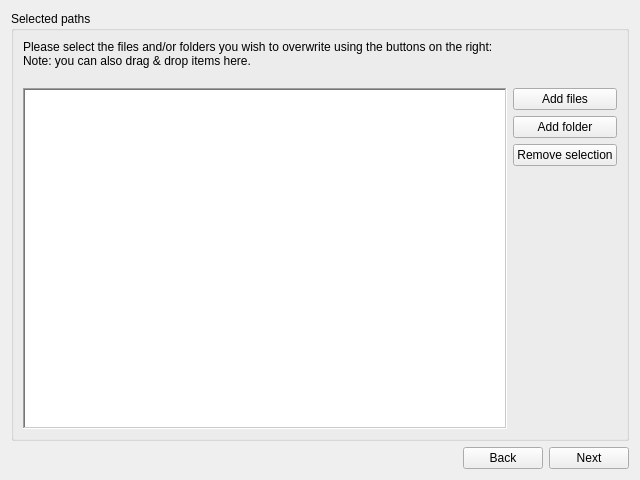
<?xml version="1.0" encoding="UTF-8"?>
<ui version="4.0">
 <class>PathSelectTab</class>
 <widget class="QWidget" name="PathSelectTab">
  <property name="geometry">
   <rect>
    <x>0</x>
    <y>0</y>
    <width>640</width>
    <height>480</height>
   </rect>
  </property>
  <property name="windowTitle">
   <string>Form</string>
  </property>
  <layout class="QGridLayout" name="gridLayout_2">
   <item row="1" column="1">
    <widget class="QPushButton" name="pushButtonBack">
     <property name="text">
      <string>Back</string>
     </property>
    </widget>
   </item>
   <item row="1" column="0">
    <spacer name="horizontalSpacer">
     <property name="orientation">
      <enum>Qt::Horizontal</enum>
     </property>
     <property name="sizeHint" stdset="0">
      <size>
       <width>40</width>
       <height>20</height>
      </size>
     </property>
    </spacer>
   </item>
   <item row="1" column="2">
    <widget class="QPushButton" name="pushButtonNext">
     <property name="text">
      <string>Next</string>
     </property>
    </widget>
   </item>
   <item row="0" column="0" colspan="3">
    <widget class="QGroupBox" name="groupBox">
     <property name="title">
      <string>Selected paths</string>
     </property>
     <layout class="QGridLayout" name="gridLayout">
      <item row="0" column="0" colspan="2">
       <widget class="QLabel" name="label">
        <property name="text">
         <string>Please select the files and/or folders you wish to overwrite using the buttons on the right:
Note: you can also drag &amp; drop items here.
</string>
        </property>
       </widget>
      </item>
      <item row="2" column="1">
       <widget class="QPushButton" name="pushButtonAddFolder">
        <property name="text">
         <string>Add folder</string>
        </property>
       </widget>
      </item>
      <item row="4" column="1">
       <spacer name="verticalSpacer">
        <property name="orientation">
         <enum>Qt::Vertical</enum>
        </property>
        <property name="sizeHint" stdset="0">
         <size>
          <width>20</width>
          <height>363</height>
         </size>
        </property>
       </spacer>
      </item>
      <item row="1" column="1">
       <widget class="QPushButton" name="pushButtonAddFiles">
        <property name="text">
         <string>Add files</string>
        </property>
       </widget>
      </item>
      <item row="3" column="1">
       <widget class="QPushButton" name="pushButtonRemove">
        <property name="text">
         <string>Remove selection</string>
        </property>
       </widget>
      </item>
      <item row="1" column="0" rowspan="4">
       <widget class="QTableView" name="tableViewPaths">
        <property name="styleSheet">
         <string notr="true"/>
        </property>
        <property name="frameShape">
         <enum>QFrame::WinPanel</enum>
        </property>
        <property name="frameShadow">
         <enum>QFrame::Sunken</enum>
        </property>
        <property name="selectionBehavior">
         <enum>QAbstractItemView::SelectRows</enum>
        </property>
        <attribute name="horizontalHeaderMinimumSectionSize">
         <number>25</number>
        </attribute>
        <attribute name="horizontalHeaderDefaultSectionSize">
         <number>200</number>
        </attribute>
        <attribute name="horizontalHeaderStretchLastSection">
         <bool>true</bool>
        </attribute>
       </widget>
      </item>
     </layout>
    </widget>
   </item>
  </layout>
 </widget>
 <resources/>
 <connections/>
</ui>
